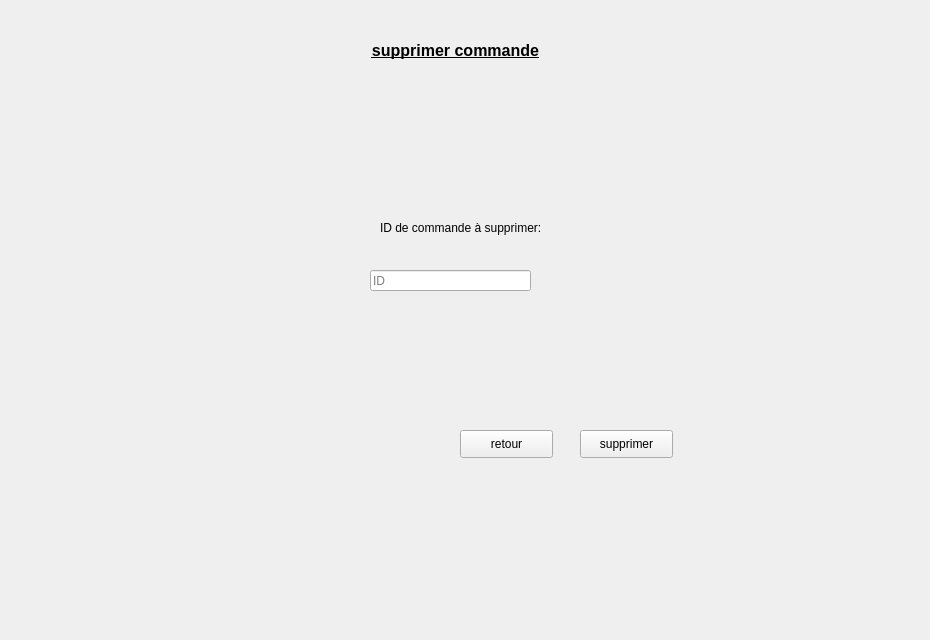
      <widget class="QWidget" name="tab_6">
       <attribute name="title">
        <string>Supprimer</string>
       </attribute>
       <widget class="QLabel" name="label_22">
        <property name="geometry">
         <rect>
          <x>0</x>
          <y>-10</y>
          <width>921</width>
          <height>631</height>
         </rect>
        </property>
        <property name="text">
         <string/>
        </property>
        <property name="pixmap">
         <pixmap>../../Desktop/images qt/fond.jpg</pixmap>
        </property>
        <property name="scaledContents">
         <bool>true</bool>
        </property>
       </widget>
       <widget class="QLabel" name="label_23">
        <property name="geometry">
         <rect>
          <x>0</x>
          <y>30</y>
          <width>911</width>
          <height>41</height>
         </rect>
        </property>
        <property name="text">
         <string>&lt;html&gt;&lt;head/&gt;&lt;body&gt;&lt;p align=&quot;center&quot;&gt;&lt;span style=&quot; font-size:12pt; font-weight:600; text-decoration: underline;&quot;&gt;supprimer commande&lt;/span&gt;&lt;/p&gt;&lt;/body&gt;&lt;/html&gt;</string>
        </property>
       </widget>
       <widget class="QPushButton" name="retour_8">
        <property name="geometry">
         <rect>
          <x>460</x>
          <y>430</y>
          <width>93</width>
          <height>28</height>
         </rect>
        </property>
        <property name="text">
         <string>retour</string>
        </property>
       </widget>
       <widget class="QLabel" name="label_42">
        <property name="geometry">
         <rect>
          <x>380</x>
          <y>220</y>
          <width>161</width>
          <height>16</height>
         </rect>
        </property>
        <property name="text">
         <string>ID de commande à supprimer:</string>
        </property>
       </widget>
       <widget class="QLineEdit" name="lineEdit_5">
        <property name="geometry">
         <rect>
          <x>370</x>
          <y>270</y>
          <width>161</width>
          <height>21</height>
         </rect>
        </property>
        <property name="placeholderText">
         <string>ID</string>
        </property>
       </widget>
       <widget class="QPushButton" name="pushButton_12">
        <property name="geometry">
         <rect>
          <x>580</x>
          <y>430</y>
          <width>93</width>
          <height>28</height>
         </rect>
        </property>
        <property name="text">
         <string>supprimer</string>
        </property>
       </widget>
      </widget>
